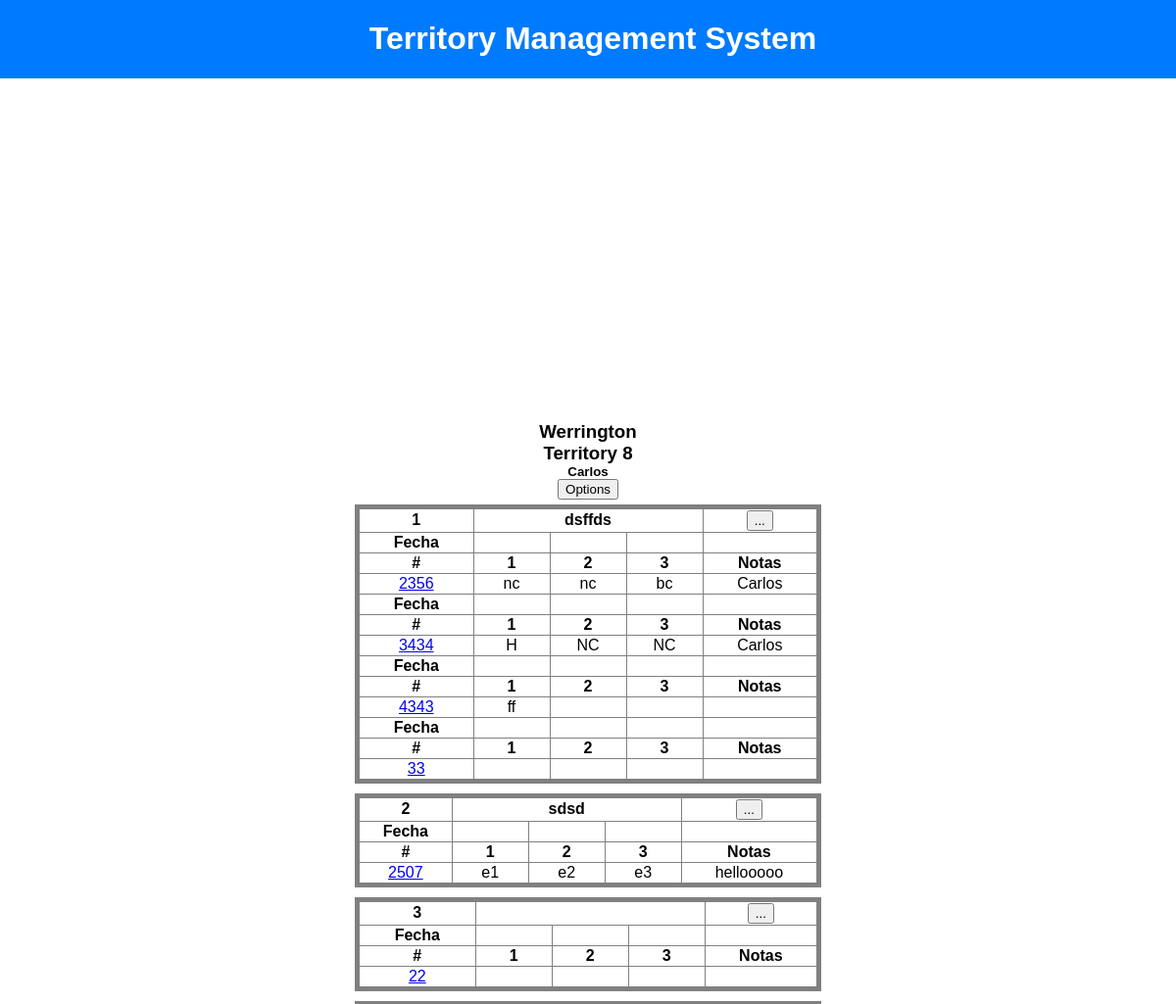
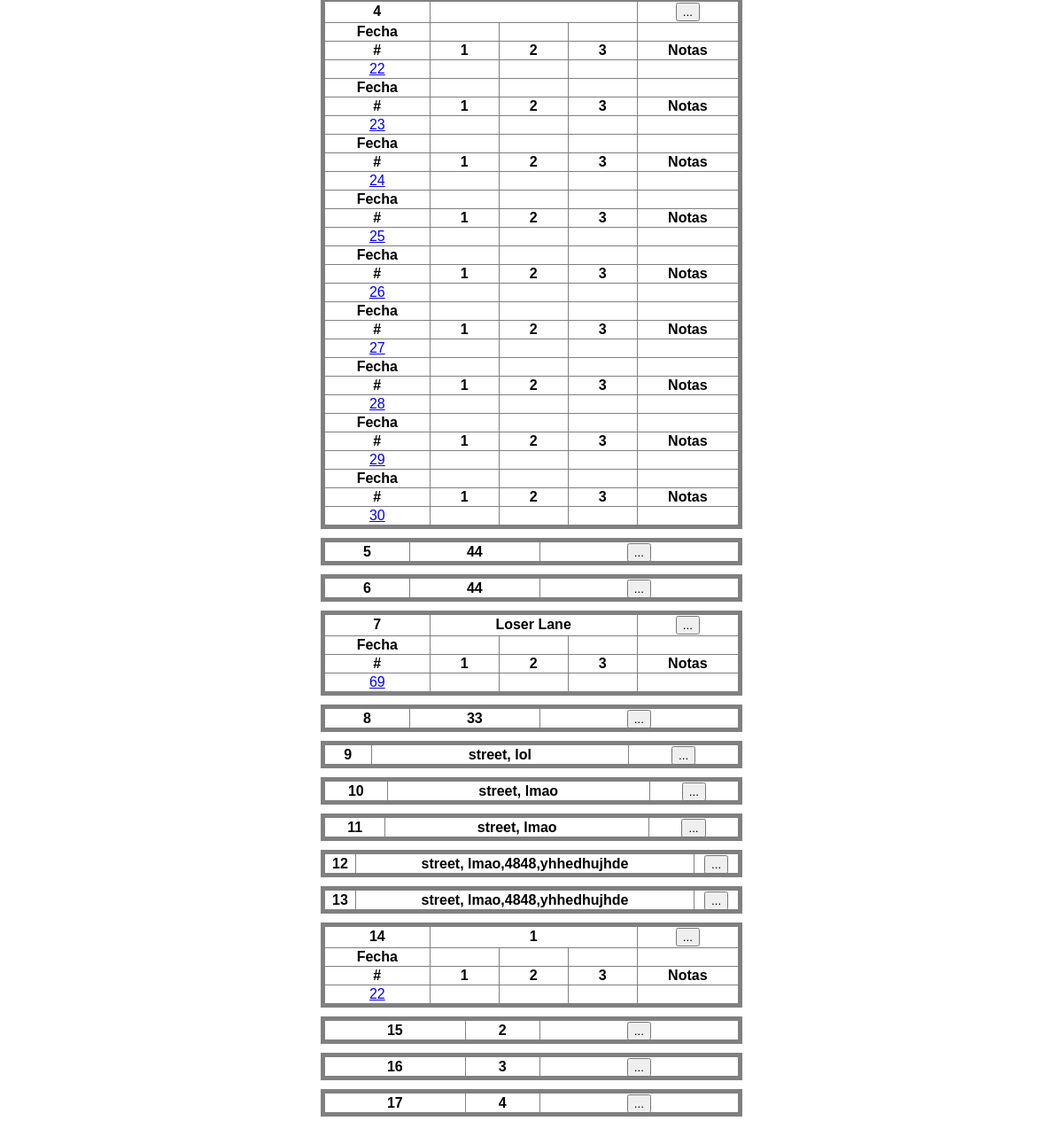
The app's page /8/ with its own data (2 pictures, top to bottom).
### main/models.py (models this page shows, shortened)
class Terr(models.Model):
    num = models.IntegerField(default=0)
    sub = models.CharField(max_length=100)
    owner = models.CharField(max_length=100)
    is_favorite = models.BooleanField(default=False)
    lat_cordinate = models.FloatField(default=0)
    long_cordinate = models.FloatField(default=0)

class Street(models.Model):
    name = models.CharField(max_length=100)
    date_worked = models.DateField(auto_now_add=True)
    terr = models.ForeignKey(Terr, on_delete=models.CASCADE)
    def __str__(self):
        return self.name

class Number(models.Model):
    value = models.IntegerField(default=0)
    visit1 = models.CharField(max_length=100, blank=True)
    visit2 = models.CharField(max_length=100, blank=True)
    visit3 = models.CharField(max_length=100, blank=True)
    notes = models.CharField(max_length=100, blank=True)
    street = models.ForeignKey(Street, on_delete=models.CASCADE)
    date_worked = models.DateField(auto_now_add=True)
    def __str__(self):
        return str(self.value)

### main/views.py (the view)
# urls.py: re_path(r'^(?P<pk>[0-9]+)/$', views.detail, name='details'),
def detail(request, pk):
    form = VisitForm()
    terr = Terr.objects.get(pk=pk)
    if terr.street_set.all():
        form = VisitForm()
        terr = get_object_or_404(Terr, pk=pk)
        return render(request, 'html/details.html', {'t': terr, 'form': form})
    else:
        return render(request, 'html/details.html', {'t': terr})

### main/templates/html/details.html (shortened to what this page needs)
{% extends 'base.html' %}
{% load staticfiles %}
{% block body %}
<body>
    <div id="detail-container">
        <div id="map">
        </div>
    </div>
    <div id="terr-info">
        <h3>{{t.sub|capfirst}}</h3>
        <h3>Territory {{t.num|capfirst}}</h3>
        <h5>{{t.owner|capfirst}}</h5>
        <button id="terr-options">Options</button>
    </div>
    <div id="table-container">
        {% for street in t.street_set.all %}
        <div id="table">
            <table>
                <thead>
                    <tr>
                        <th>{{forloop.counter}}</th>
                        <th colspan="3">{{ street.name }}</th>
                        <th><button class="number-add" id="btn{{street.pk}}">...</button></th>
                    </tr>
                    <tr>
                        <div id="dates">
                            {% for num in street.number_set.all %}
                            <th>Fecha</th>
                            <th id="fecha"></th>
                            <th id="fecha"></th>
                            <th id="fecha"></th>
                            <th></th>
                        </div>
                    </tr>
                    <tr>
                        <th>#</th>
                        <th>1</th>
                        <th>2</th>
                        <th>3</th>
                        <th id="test">Notas</th>
                    </tr>
                </thead>
                <tbody>
                    <tr>
                        <td id="visit-num"><a href="#" id="{{num.pk}}">{{num.value}}</a></td>
                        <td id="visit">
                            {{num.visit1}}
                        </td>
                        <td id="visit">
                            {{num.visit2}}
                        </td>
                        <td id="visit">
                            {{num.visit3}}
                        </td>
                        <td id="visit-note">
                            {{num.notes}}
                        </td>
                    </tr>
                    {% endfor %}
                </tbody>
            </table>
        </div>
        {% endfor %}
    {% endblock body %}

### main/static/css/main.css (style rules this page uses)
body { font-family: Arial, Helvetica, sans-serif; margin: 0 0; }
#terr-info { text-align: center; }
#terr-info h3 { margin: 0 0; }
#terr-info h5 { margin: 0 0; }
#detail-container { display: -ms-grid; display: grid; -ms-grid-columns: (1fr)[5]; grid-template-columns: repeat(5, 1fr); -ms-grid-rows: (auto)[3]; grid-template-rows: repeat(3, auto); }
#detail-container #map { -ms-grid-row: 1; grid-row: 1; grid-column: 1/-1; width: 500px; height: 350px; -ms-grid-column-align: center; justify-self: center; }
table { border: 5px gray solid; margin: 0 auto; border-collapse: collapse; width: 40%; }
#table { padding: 5px; }
tr, th, td { border: 1px gray solid; text-align: center; }
#fecha { white-space: nowrap; width: 75px; }

### records on screen
Terr: sub "Werrington", num "8", owner "Carlos"
Street: name "dsffds"
Number: value "2356", visit1 "nc", visit2 "nc", visit3 "bc", notes "Carlos"
Number: value "3434", visit1 "H", visit2 "NC", visit3 "NC", notes "Carlos"
Number: value "4343", visit1 "ff"
Number: value "33"
Street: name "sdsd"
Number: value "2507", visit1 "e1", visit2 "e2", visit3 "e3", notes "hellooooo"
Number: value "22"
Number: value "22"
Number: value "23"
Number: value "24"
Number: value "25"
Number: value "26"
Number: value "27"
Number: value "28"
Number: value "29"
Number: value "30"
Street: name "44"
Street: name "44"
Street: name "Loser Lane"
Number: value "69"
Street: name "33"
Street: name "street, lol"
Street: name "street, lmao"
Street: name "street, lmao"
Street: name "street, lmao,4848,yhhedhujhde"
Street: name "street, lmao,4848,yhhedhujhde"
Street: name "1"
Number: value "22"
Street: name "2"
Street: name "3"
Street: name "4"
